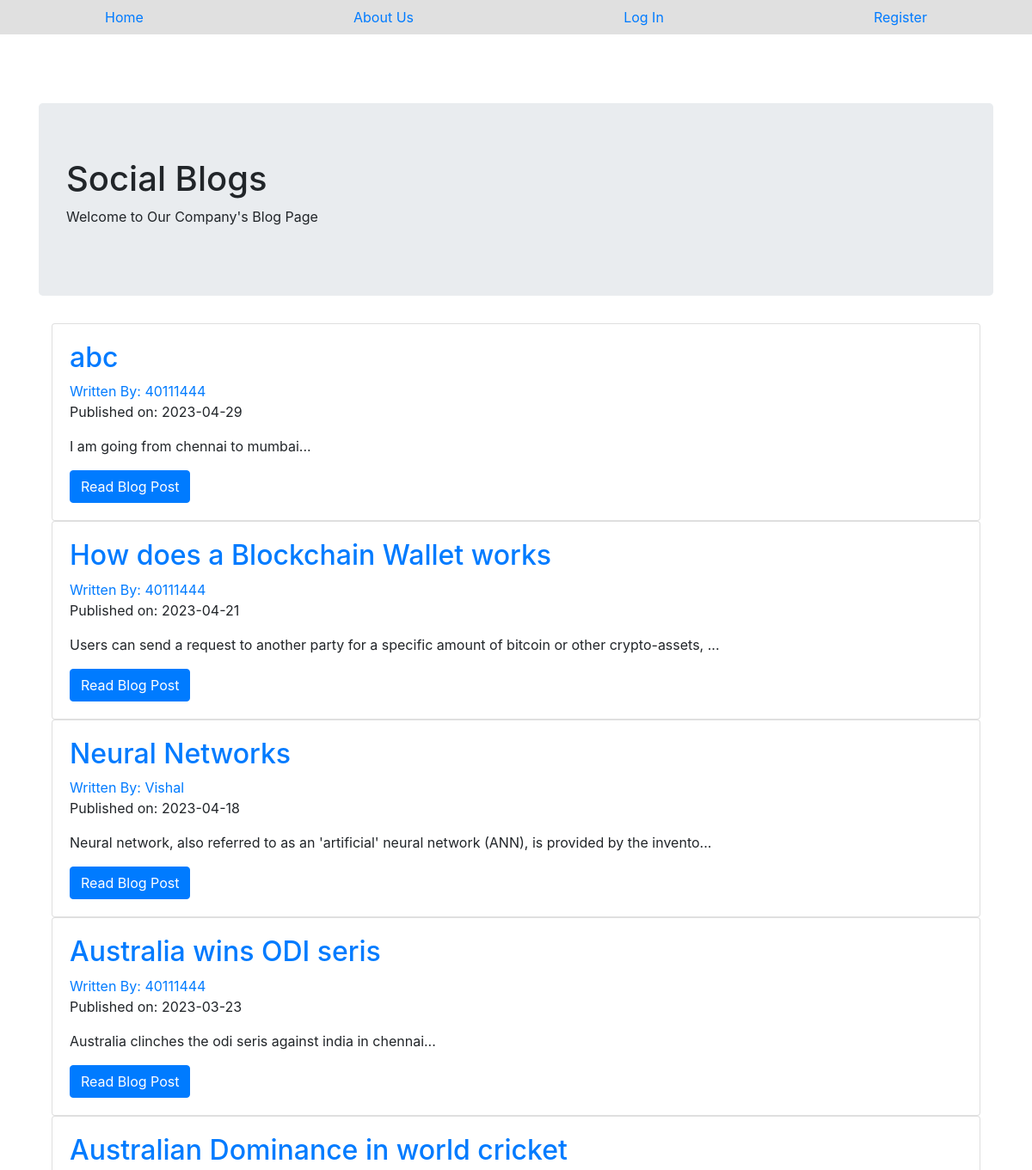
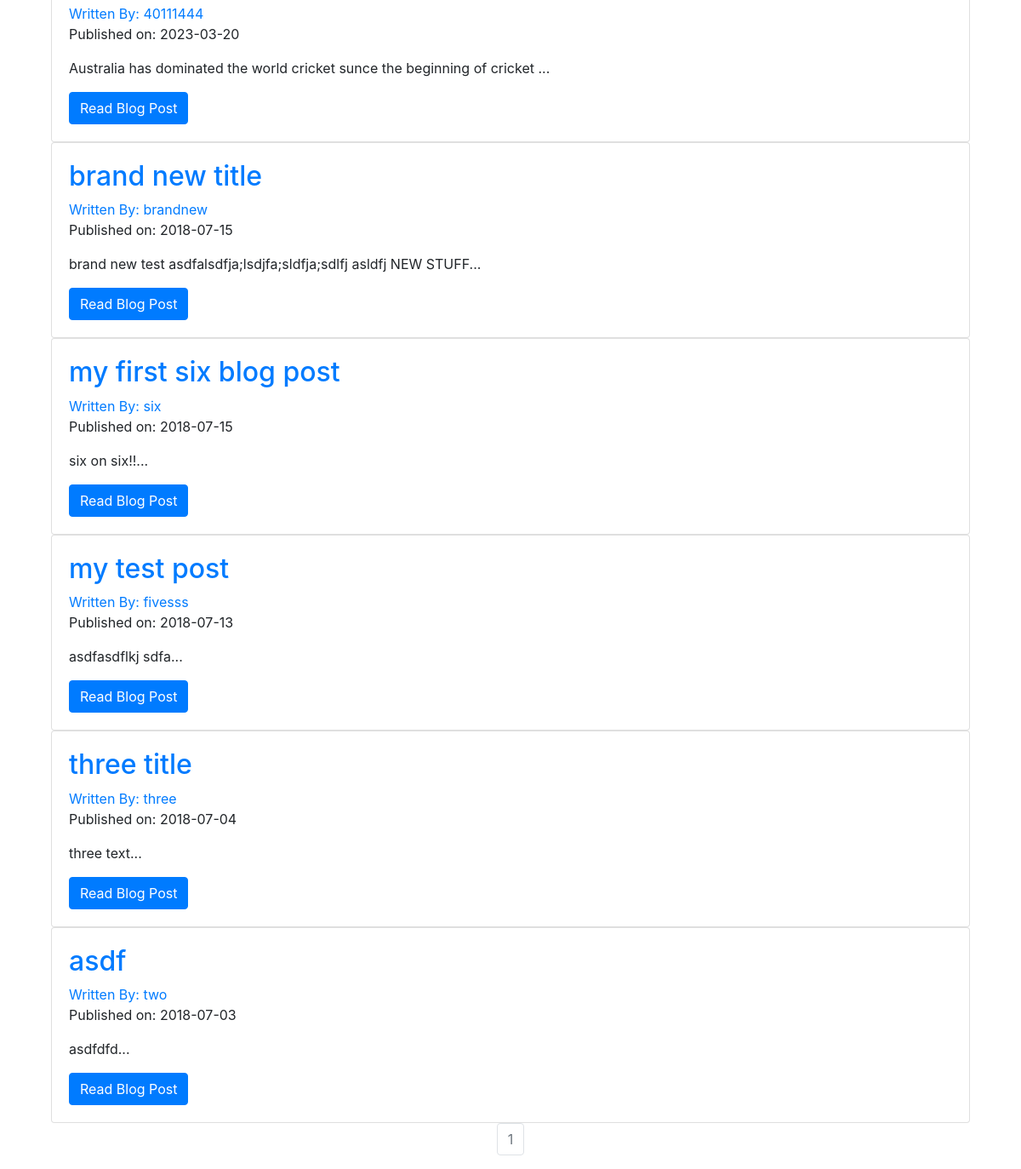
The page / on the database its author committed (2 pictures, top to bottom).
### puppycompanyblog/models.py (models this page shows, shortened)
class BlogPost(db.Model):
    users = db.relationship(User)
    id = db.Column(db.Integer, primary_key=True)
    user_id = db.Column(db.Integer, db.ForeignKey('users.id'), nullable=False)
    date = db.Column(db.DateTime, nullable=False, default=datetime.utcnow)
    title = db.Column(db.String(140), nullable=False)
    text = db.Column(db.Text, nullable=False)

class User(db.Model, UserMixin):
    __tablename__ = 'users'
    id = db.Column(db.Integer, primary_key = True)
    profile_image = db.Column(db.String(20), nullable=False, default='default_profile.png')
    email = db.Column(db.String(64), unique=True, index=True)
    username = db.Column(db.String(64), unique=True, index=True)
    password_hash = db.Column(db.String(128))
    posts = db.relationship('BlogPost', backref='author', lazy=True)

### puppycompanyblog/core/views.py (the view)
@core.route('/')
def index():
    page = request.args.get('page', 1, type=int)
    blog_posts = BlogPost.query.order_by(BlogPost.date.desc()).paginate(page=page, per_page=10)
    return render_template('index.html',blog_posts=blog_posts)

### puppycompanyblog/templates/index.html (shortened to what this page needs)
{% extends "base.html" %}
{% block content %}
  <div class="jumbotron">
    <h1>Social Blogs </h1>
    <p>Welcome to Our Company's Blog Page</p>
  </div>
  <div class="container">
    {% for post in blog_posts.items %}
    <div class="card" >
      <div class="card-body">
        <h2><a class="card-title" href="  {{ url_for('blog_posts.blog_post', blog_post_id=post.id) }}">{{ post.title }}</a></h2>
        <a href="{{ url_for('users.user_posts', username=post.author.username) }}">Written By: {{ post.author.username }}</a>
        <p>Published on: {{ post.date.strftime('%Y-%m-%d') }}</p>
        <p class="card-text">{{ post.text[:100] }}...</p>
        <a href="{{ url_for('blog_posts.blog_post', blog_post_id=post.id) }}" class="btn btn-primary">Read Blog Post</a>
      </div>
    </div>
   {% endfor %}
   <nav aria-label="Page navigation example">
     <ul class="pagination justify-content-center">
       {% for page_num in blog_posts.iter_pages(left_edge=1, right_edge=1, left_current=1, right_current=2) %}
          {% if blog_posts.page == page_num %}
          <li class="page-item disabled">
            <a class="page-link" href="{{ url_for('core.index', page=page_num) }}">{{ page_num }}</a></li>
          {% else %}
            <li class="page-item"><a class="page-link" href="{{ url_for('core.index', page=page_num) }}">{{ page_num }}</a></li>
          {% endif %}
      {% endfor %}
    </nav>
{% endblock %}

### puppycompanyblog/templates/base.html (shortened to what this page needs)
<!DOCTYPE html>
<html>
  <head>
    <link rel="stylesheet" href="https://maxcdn.bootstrapcdn.com/bootstrap/4.0.0/css/bootstrap.min.css">
  </head>
  <body>
  <ul class="nav">
  <li class="nav-item">
    <a class="nav-link" href="{{ url_for('core.index') }}">Home</a>
  </li>
  <li class="nav-item">
    <a class="nav-link" href="{{ url_for('core.info') }}">About Us</a>
  </li>
    {% if current_user.is_authenticated %}
    <li class="nav-link"><a href="{{ url_for('users.logout') }}">Log Out</a></li>
    <li class="nav-link"><a href="{{ url_for('users.account') }}">Account</a></li>
    <li class="nav-link"><a href="{{ url_for('blog_posts.create_post') }}">Create Post</a></li>
    {% else %}
    <li class="nav-link"><a href="{{ url_for('users.login') }}">Log In</a></li>
    <li class="nav-link"><a href="{{ url_for('users.register') }}">Register</a></li>
    {% endif %}
</ul>
<div class="container">
  {% block content %}
  {% endblock %}
</div>
  </body>
</html>

### puppycompanyblog/templates/base.html (style rules this page uses)
.nav { display: flex; flex-direction: row; justify-content: space-around; background-color: rgb(224, 224, 224); }

### puppycompanyblog/templates/index.html (style rules this page uses)
.jumbotron { margin-top: 10vh; }

### rows shown on the page
BlogPost: title "abc", author.username "40111444", date "2023-04-29", text "I am going from chennai to mumbai"
BlogPost: title "How does a Blockchain Wallet works", author.username "40111444", date "2023-04-21", text "Users can send a request to another party for a specific amount of bitcoin or other crypto-assets,"
BlogPost: title "Neural Networks", author.username "Vishal", date "2023-04-18", text "Neural network, also referred to as an 'artificial' neural network (ANN), is provided by the invento"
BlogPost: title "Australia wins ODI seris", author.username "40111444", date "2023-03-23", text "Australia clinches the odi seris against india in chennai"
BlogPost: title "Australian Dominance in world cricket", author.username "40111444", date "2023-03-20", text "Australia has dominated the world cricket sunce the beginning of cricket"
BlogPost: title "brand new title", author.username "brandnew", date "2018-07-15", text "brand new test asdfalsdfja;lsdjfa;sldfja;sdlfj asldfj NEW STUFF"
BlogPost: title "my first six blog post", author.username "six", date "2018-07-15", text "six on six!!"
BlogPost: title "my test post", author.username "fivesss", date "2018-07-13", text "asdfasdflkj sdfa"
BlogPost: title "three title", author.username "three", date "2018-07-04", text "three text"
BlogPost: title "asdf", author.username "two", date "2018-07-03", text "asdfdfd"

### other values the page prints
{{ page_num }} "1"
